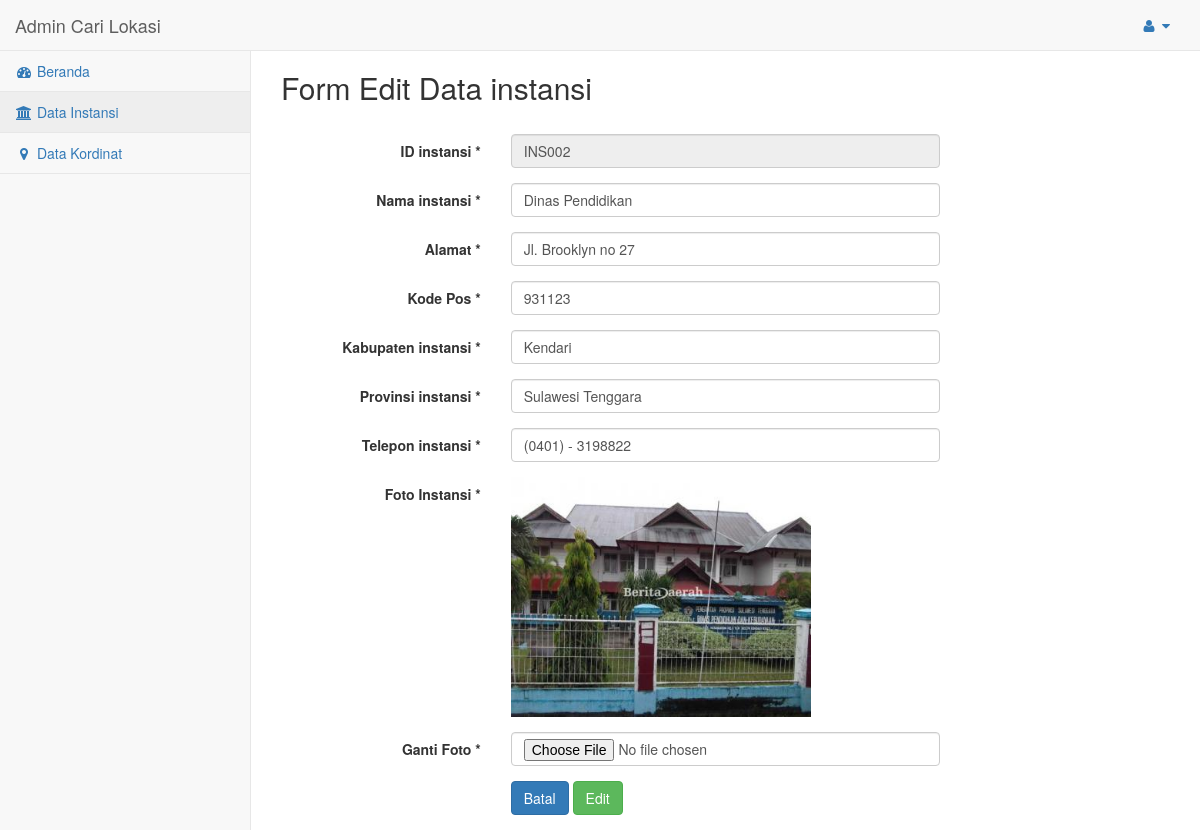
Page /admin/media.php?module=instansi&act=edit&id=INS002 (signed in) on the committed database.
### tables this page shows
CREATE TABLE IF NOT EXISTS `tabel_instansi` (
  `id_instansi` varchar(6) NOT NULL,
  `nm_instansi` varchar(50) NOT NULL,
  `alamat_instansi` varchar(50) NOT NULL,
  `kodepos` int(5) NOT NULL,
  `kab_instansi` varchar(50) NOT NULL,
  `prop_instansi` varchar(50) NOT NULL,
  `telpon` varchar(20) NOT NULL,
  `foto` varchar(200) NOT NULL
);

### admin/modul/instansi/instansi.php (the view, shortened to what this page needs)
<?php
$aksi="modul/instansi/aksi_instansi.php";
switch($_GET[act]){
	case "edit":
	$ambil=mysql_query("select id_instansi, nm_instansi, alamat_instansi, kodepos, kab_instansi, prop_instansi, telpon, foto from tabel_instansi where id_instansi='$_GET[id]'");
	$t=mysql_fetch_array($ambil);
	echo "
	<div class='row'>
                        <div class='col-md-12 col-sm-12 col-xs-12'>
                            <div class='x_panel'>
                                <div class='x_title'>
                                    <h2>Form Edit Data instansi</h2>
                                </div>
                                <div class='x_content'>
                                    <br />
                                    <form action='$aksi?module=instansi&act=edit' method='post' id='demo-form2' data-parsley-validate enctype='multipart/form-data' class='form-horizontal form-label-left'>
                                        <div class='form-group'>
                                            <label class='control-label col-md-3 col-sm-3 col-xs-12' for='first-name'>ID instansi <span class='required'>*</span>
                                            </label>
                                            <div class='col-md-6 col-sm-6 col-xs-12'>
                                                <input type='text' id='first-name' name='id' required='required' class='form-control col-md-7 col-xs-12' value='$t[id_instansi]' readonly>
                                            </div>
                                        </div>
                                        <div class='form-group'>
                                            <label class='control-label col-md-3 col-sm-3 col-xs-12' for='last-name'>Nama instansi <span class='required'>*</span>
                                            </label>
                                            <div class='col-md-6 col-sm-6 col-xs-12'>
                                                <input type='text' id='last-name' name='nama' value='$t[nm_instansi]' required='required' class='form-control col-md-7 col-xs-12'>
                                            </div>
                                        </div>
                                       <div class='form-group'>
                                            <label class='control-label col-md-3 col-sm-3 col-xs-12' for='last-name'>Alamat <span class='required'>*</span>
                                            </label>
                                            <div class='col-md-6 col-sm-6 col-xs-12'>
                                                <input type='text' id='last-name' name='alamat' value='$t[alamat_instansi]' required='required' class='form-control col-md-7 col-xs-12'>
                                            </div>
                                        </div>
										<div class='form-group'>
                                            <label class='control-label col-md-3 col-sm-3 col-xs-12' for='last-name'>Kode Pos <span class='required'>*</span>
                                            </label>
                                            <div class='col-md-6 col-sm-6 col-xs-12'>
                                                <input type='text' id='last-name' name='kode' value='$t[kodepos]' required='required' class='form-control col-md-7 col-xs-12'>
                                            </div>
                                        </div>
										<div class='form-group'>
                                            <label class='control-label col-md-3 col-sm-3 col-xs-12' for='last-name'>Kabupaten instansi <span class='required'>*</span>
                                            </label>
                                            <div class='col-md-6 col-sm-6 col-xs-12'>
                                                <input type='text' id='last-name' name='kab' value='$t[kab_instansi]' required='required' class='form-control col-md-7 col-xs-12'>
                                            </div>
                                        </div>
										<div class='form-group'>
                                            <label class='control-label col-md-3 col-sm-3 col-xs-12' for='last-name'>Provinsi instansi <span class='required'>*</span>
                                            </label>
                                            <div class='col-md-6 col-sm-6 col-xs-12'>
                                                <input type='text' id='last-name' name='prov' value='$t[prop_instansi]' required='required' class='form-control col-md-7 col-xs-12'>
                                            </div>
                                        </div>
										<div class='form-group'>
                                            <label class='control-label col-md-3 col-sm-3 col-xs-12' for='last-name'>Telepon instansi <span class='required'>*</span>
                                            </label>
                                            <div class='col-md-6 col-sm-6 col-xs-12'>
                                                <input type='text' id='last-name' name='telp' value='$t[telpon]' required='required' class='form-control col-md-7 col-xs-12'>
                                            </div>
                                        </div>
										<div class='form-group'>
                                            <label class='control-label col-md-3 col-sm-3 col-xs-12' for='last-name'>Foto Instansi <span class='required'>*</span>
                                            </label>
                                            <div class='col-md-6 col-sm-6 col-xs-12'>";
											if($t[foto]==""){
												echo "<img src='image_instansi/no.jpg' width='300' height='240' />";
											} else {
											echo "<img src='image_instansi/medium_$t[foto]' width='300' height='240' />";
											}
                                                echo"
                                            </div>
                                        </div>
										<div class='form-group'>
                                            <label class='control-label col-md-3 col-sm-3 col-xs-12' for='last-name'>Ganti Foto <span class='required'>*</span>
                                            </label>
                                            <div class='col-md-6 col-sm-6 col-xs-12'>
                                                <input type='file' id='last-name' name='fupload' placeholder='Image File' required='required' class='form-control col-md-7 col-xs-12'>
                                            </div>
                                        </div>
                                        <div class='ln_solid'></div>
                                        <div class='form-group'>
                                            <div class='col-md-6 col-sm-6 col-xs-12 col-md-offset-3'>
                                                <button type='reset' class='btn btn-primary' onclick=self.history.back()>Batal</button>
                                                <button type='submit' class='btn btn-success'>Edit</button>
                                            </div>
                                        </div>
                                    </form>
                                </div>
                            </div>
                        </div>
                   </div>
	";
	break;
}
?>

### rows in the picture
tabel_instansi: id "INS002", nama "Dinas Pendidikan", alamat "Jl. Brooklyn no 27", kode "931123", kab "Kendari", prov "Sulawesi Tenggara", telp "(0401) - 3198822", foto (picture)
